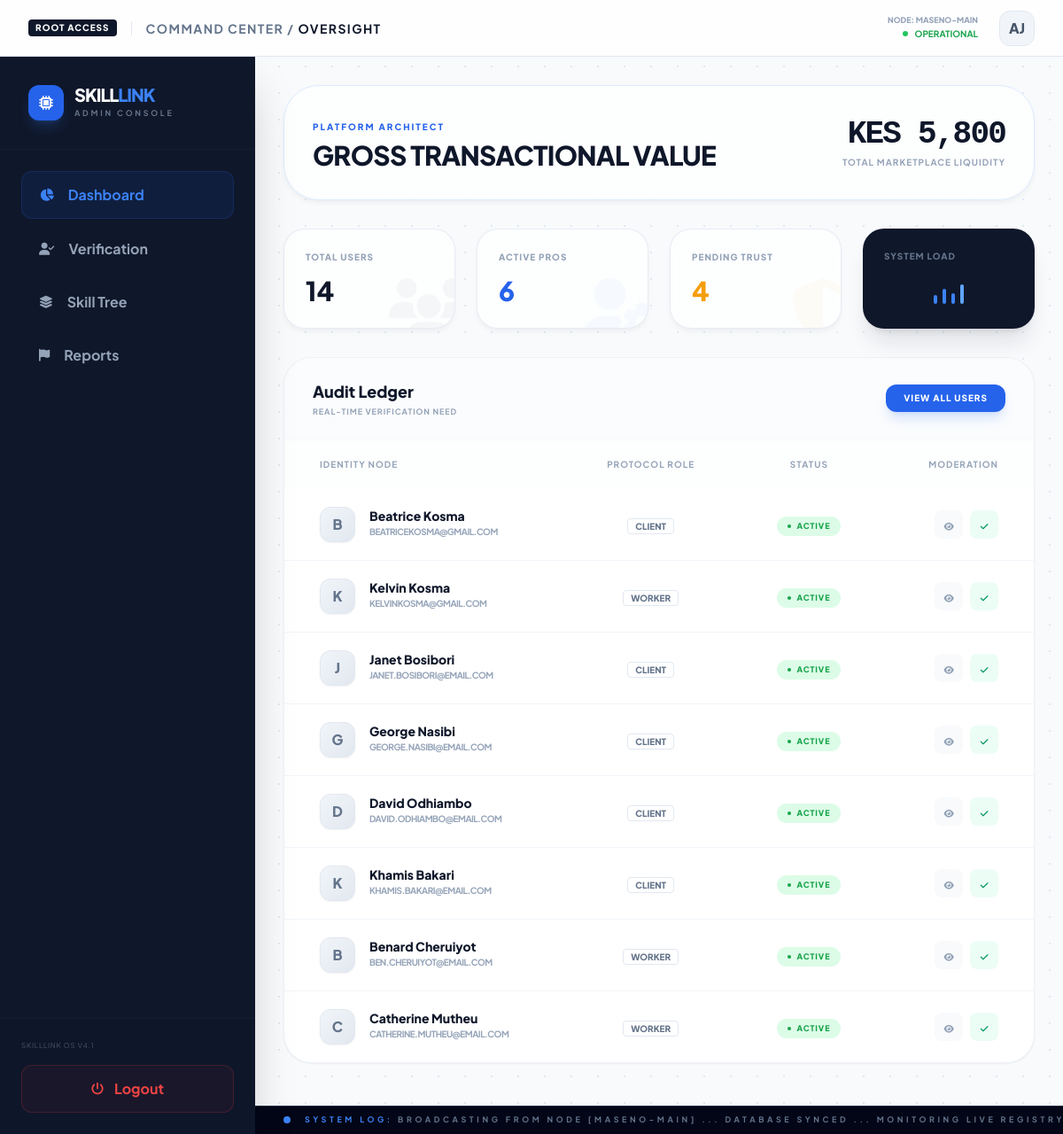
Screenshot of /admin/dashboard.php (signed in) with the database file from the repository.
### tables this page shows
CREATE TABLE `users` (
  `id` int(11) NOT NULL,
  `full_name` varchar(255) NOT NULL,
  `email` varchar(255) NOT NULL,
  `phone` varchar(20) NOT NULL,
  `county` varchar(100) NOT NULL,
  `area` varchar(100) NOT NULL,
  `password` varchar(255) NOT NULL,
  `role` enum('client','worker','admin') NOT NULL,
  `status` enum('active','suspended') DEFAULT 'active',
  `created_at` timestamp NOT NULL DEFAULT current_timestamp()
);

### admin/dashboard.php (the view, shortened to what this page needs)
<?php
$base_path = dirname(__DIR__) . DIRECTORY_SEPARATOR;
require_once $base_path . 'includes' . DIRECTORY_SEPARATOR . 'config.php';
$recent_users = null;
$stats = ['users' => 0, 'workers' => 0, 'pending' => 0, 'gtv' => 0];
try {
    $stats['users'] = $conn->query("SELECT COUNT(*) FROM users")->fetch_row()[0] ?? 0;
    $stats['workers'] = $conn->query("SELECT COUNT(*) FROM users WHERE role='worker' AND status='active'")->fetch_row()[0] ?? 0;
    $stats['pending'] = $conn->query("SELECT COUNT(*) FROM worker_profiles WHERE is_verified = 0")->fetch_row()[0] ?? 0;
    $gtv_query = $conn->query("SELECT SUM(budget) FROM tasks WHERE status IN ('completed', 'finalized')");
    $stats['gtv'] = $gtv_query ? ($gtv_query->fetch_row()[0] ?? 0) : 0;
    $recent_users = $conn->query("SELECT id, full_name, email, role, status, created_at FROM users ORDER BY created_at DESC LIMIT 8");
} catch (Exception $e) {
    error_log("Dashboard Error: " . $e->getMessage());
}
?>
<!DOCTYPE html>
<html lang="en" class="h-full bg-slate-50">
<head>
    <script src="https://cdn.tailwindcss.com"></script>
    <link rel="stylesheet" href="https://cdnjs.cloudflare.com/ajax/libs/font-awesome/6.4.0/css/all.min.css">
</head>
<body class="h-screen overflow-hidden flex flex-col blueprint-bg">
    <header class="h-16 shrink-0 bg-white/80 backdrop-blur-md border-b border-slate-200 flex items-center justify-between px-8 z-50">
        <div class="flex items-center gap-4">
            <span class="text-[10px] font-black bg-slate-900 text-white px-2 py-0.5 rounded tracking-widest uppercase">Root Access</span>
            <h1 class="text-sm font-bold text-slate-500 uppercase tracking-widest">Command Center / <span class="text-slate-900">Oversight</span></h1>
        </div>
        <div class="flex items-center gap-6">
            <div class="text-right hidden sm:block">
                <p class="text-[9px] font-black text-slate-400 uppercase leading-none mb-1">Node: Maseno-Main</p>
                <div class="flex items-center justify-end gap-2">
                    <span class="w-1.5 h-1.5 bg-green-500 rounded-full animate-pulse"></span>
                    <span class="text-[10px] font-bold text-green-600">OPERATIONAL</span>
                </div>
            </div>
            <div class="w-10 h-10 rounded-xl bg-slate-100 border border-slate-200 flex items-center justify-center font-black text-slate-600">AJ</div>
        </div>
    </header>
    <div class="flex flex-1 overflow-hidden">
        <aside class="w-72 bg-slate-900 text-white flex flex-col h-full flex-none shadow-2xl z-40 relative">
            <div class="p-8 border-b border-slate-800/50">
                <div class="flex items-center gap-3">
                    <div class="w-10 h-10 bg-blue-600 rounded-xl flex items-center justify-center shadow-lg shadow-blue-500/20">
                        <i class="fas fa-microchip text-white"></i>
                    </div>
                    <div>
                        <h2 class="text-xl font-black tracking-tighter uppercase leading-none">Skill<span class="text-blue-500">Link</span></h2>
                        <p class="text-[9px] uppercase tracking-[0.3em] text-slate-500 font-bold mt-1">Admin Console</p>
                    </div>
                </div>
            </div>
            <nav class="flex-1 p-6 space-y-2 overflow-y-auto custom-scrollbar">
                <a href="dashboard.php" class="flex items-center gap-4 px-5 py-3.5 bg-blue-600/10 text-blue-500 rounded-xl font-bold transition-all border border-blue-600/20">
                    <i class="fas fa-chart-pie text-sm"></i> Dashboard
                </a>
                <a href="verifications.php" class="flex items-center gap-4 px-5 py-3.5 text-slate-400 hover:text-white hover:bg-slate-800/50 rounded-xl font-bold transition-all group">
                    <i class="fas fa-user-check group-hover:text-blue-500 text-sm"></i> Verification
                </a>
                <a href="skills.php" class="flex items-center gap-4 px-5 py-3.5 text-slate-400 hover:text-white hover:bg-slate-800/50 rounded-xl font-bold transition-all group">
                    <i class="fas fa-layer-group group-hover:text-blue-500 text-sm"></i> Skill Tree
                </a>
                <a href="reports.php" class="flex items-center gap-4 px-5 py-3.5 text-slate-400 hover:text-white hover:bg-slate-800/50 rounded-xl font-bold transition-all group">
                    <i class="fas fa-flag group-hover:text-blue-500 text-sm"></i> Reports
                </a>
            </nav>
            <div class="p-6 border-t border-slate-800/50 bg-slate-900/50">
                <p class="text-[8px] text-slate-600 uppercase tracking-widest mb-4">SkillLink OS v4.1</p>
                <a href="../auth/logout.php" class="flex items-center justify-center gap-3 w-full py-3.5 bg-red-500/5 text-red-500 rounded-xl font-bold hover:bg-red-500 hover:text-white transition-all duration-300 border border-red-500/20">
                    <i class="fas fa-power-off text-sm"></i> Logout
                </a>
            </div>
        </aside>
        <section class="flex-1 h-full overflow-y-auto custom-scrollbar scroll-smooth">
            <div class="p-8 space-y-8 pb-12">
                <div class="hud-card p-8 rounded-[2.5rem] border-blue-100 flex justify-between items-center">
                    <div>
                        <span class="text-[10px] font-black text-blue-600 uppercase tracking-[0.2em]">Platform Architect</span>
                        <h1 class="text-3xl font-black tracking-tight mt-1 text-slate-900 uppercase">Gross Transactional Value</h1>
                    </div>
                    <div class="text-right">
                        <p class="text-4xl font-black text-slate-900 font-mono tracking-tighter">KES <?= number_format($stats['gtv'], 0); ?></p>
                        <p class="text-[10px] font-bold text-slate-400 uppercase tracking-widest mt-1">Total Marketplace Liquidity</p>
                    </div>
                </div>
                <div class="grid grid-cols-1 md:grid-cols-2 lg:grid-cols-4 gap-6">
                    <div class="hud-card p-6 rounded-3xl relative overflow-hidden group">
                        <p class="text-[10px] uppercase tracking-widest text-slate-400 font-black mb-3">Total Users</p>
                        <h3 class="text-3xl font-black text-slate-900"><?= number_format($stats['users']); ?></h3>
                        <div class="absolute -right-4 -bottom-4 opacity-[0.03] group-hover:opacity-[0.07] transition-opacity text-slate-900"><i class="fas fa-users text-7xl"></i></div>
                    </div>
                    <div class="hud-card p-6 rounded-3xl relative overflow-hidden group">
                        <p class="text-[10px] uppercase tracking-widest text-slate-400 font-black mb-3">Active Pros</p>
                        <h3 class="text-3xl font-black text-blue-600"><?= number_format($stats['workers']); ?></h3>
                        <div class="absolute -right-4 -bottom-4 opacity-[0.03] group-hover:opacity-[0.07] transition-opacity text-blue-600"><i class="fas fa-user-gear text-7xl"></i></div>
                    </div>
                    <div class="hud-card p-6 rounded-3xl relative overflow-hidden group">
                        <p class="text-[10px] uppercase tracking-widest text-slate-400 font-black mb-3">Pending Trust</p>
                        <h3 class="text-3xl font-black text-amber-500"><?= number_format($stats['pending']); ?></h3>
                        <div class="absolute -right-4 -bottom-4 opacity-[0.03] group-hover:opacity-[0.07] transition-opacity text-amber-500"><i class="fas fa-shield-halved text-7xl"></i></div>
                    </div>
                    <div class="bg-slate-900 p-6 rounded-3xl shadow-xl shadow-slate-900/10 text-white flex flex-col justify-between overflow-hidden relative">
                        <p class="text-[10px] uppercase tracking-widest text-slate-500 font-black">System Load</p>
                        <div class="flex justify-center gap-1.5 h-6 items-end mb-1">
                            <div class="w-1 bg-blue-500 rounded-full animate-[bounce_1.2s_infinite_100ms] h-[40%]"></div>
                            <div class="w-1 bg-blue-500 rounded-full animate-[bounce_1.2s_infinite_200ms] h-[70%]"></div>
                            <div class="w-1 bg-blue-500 rounded-full animate-[bounce_1.2s_infinite_300ms] h-[50%]"></div>
                            <div class="w-1 bg-blue-400 rounded-full animate-[bounce_1.2s_infinite_400ms] h-[90%]"></div>
                        </div>
                    </div>
                </div>
                <div class="bg-white rounded-[2rem] shadow-sm border border-slate-200/60 overflow-hidden">
                    <div class="px-8 py-6 border-b border-slate-50 flex justify-between items-center bg-slate-50/50">
                        <div>
                            <h2 class="text-lg font-black text-slate-900">Audit Ledger</h2>
                            <p class="text-[9px] font-bold text-slate-400 uppercase tracking-widest mt-0.5">Real-time Verification Need</p>
                        </div>
                        <a href="users_registry.php" class="text-[10px] font-black bg-blue-600 text-white px-5 py-2 rounded-xl uppercase tracking-widest shadow-lg shadow-blue-500/20 hover:bg-blue-700 transition-colors">
                            View All Users
                        </a>
                    </div>
                    <div class="overflow-x-auto">
                        <table class="w-full text-left">
                            <thead>
                                <tr class="text-[10px] uppercase tracking-widest text-slate-400 font-black bg-slate-50/30">
                                    <th class="px-10 py-5">Identity Node</th>
                                    <th class="px-10 py-5 text-center">Protocol Role</th>
                                    <th class="px-10 py-5 text-center">Status</th>
                                    <th class="px-10 py-5 text-right">Moderation</th>
                                </tr>
                            </thead>
                            <tbody class="divide-y divide-slate-100">
                                <?php if($recent_users && $recent_users->num_rows > 0): ?>
                                    <?php while($row = $recent_users->fetch_assoc()): ?>
                                    <tr class="hover:bg-blue-50/30 transition-all group">
                                        <td class="px-10 py-5">
                                            <div class="flex items-center gap-4">
                                                <div class="w-10 h-10 rounded-xl bg-gradient-to-br from-slate-100 to-slate-200 flex items-center justify-center font-black text-slate-500 group-hover:from-blue-600 group-hover:to-blue-500 group-hover:text-white transition-all duration-500 shadow-sm border border-slate-200">
                                                    <?= strtoupper(substr($row['full_name'], 0, 1)); ?>
                                                </div>
                                                <div>
                                                    <p class="text-sm font-extrabold text-slate-900 leading-none mb-1"><?= htmlspecialchars($row['full_name']); ?></p>
                                                    <p class="text-[10px] text-slate-400 font-bold uppercase tracking-tighter"><?= htmlspecialchars($row['email']); ?></p>
                                                </div>
                                            </div>
                                        </td>
                                        <td class="px-10 py-5 text-center">
                                            <span class="text-[10px] font-black uppercase text-slate-500 border border-slate-200 px-2 py-0.5 rounded">
                                                <?= $row['role']; ?>
                                            </span>
                                        </td>
                                        <td class="px-10 py-5 text-center">
                                            <span class="inline-flex items-center gap-1.5 px-3 py-1 rounded-full text-[9px] font-black uppercase tracking-widest
                                                <?= $row['status'] === 'active' ? 'bg-green-100 text-green-600' : 'bg-amber-100 text-amber-600'; ?>">
                                                <span class="w-1 h-1 rounded-full bg-current animate-pulse"></span>
                                                <?= $row['status']; ?>
                                            </span>
                                        </td>
                                        <td class="px-10 py-5 text-right">
                                            <div class="flex justify-end gap-2">
                                                <button title="Examine Node" class="w-8 h-8 rounded-lg bg-slate-50 text-slate-400 hover:bg-slate-900 hover:text-white transition-all"><i class="fas fa-eye text-[10px]"></i></button>
                                                <button title="Verify Protocol" class="w-8 h-8 rounded-lg bg-emerald-50 text-emerald-600 hover:bg-emerald-600 hover:text-white transition-all"><i class="fas fa-check text-[10px]"></i></button>
                                            </div>
                                        </td>
                                    </tr>
                                    <?php endwhile; ?>
                                <?php else: ?>
                                    <tr><td colspan="4" class="p-10 text-center text-slate-400 text-sm font-medium">No recent registrations found. System standing by...</td></tr>
                                <?php endif; ?>
                            </tbody>
                        </table>
                    </div>
                </div>
            </div>
            <footer class="h-8 shrink-0 bg-slate-950 border-t border-slate-800 flex items-center px-8 overflow-hidden">
                <div class="flex items-center gap-4">
                    <span class="w-2 h-2 bg-blue-500 rounded-full animate-ping"></span>
                    <p class="text-[9px] font-bold text-slate-500 uppercase tracking-[0.4em] whitespace-nowrap">
                        <span class="text-blue-500">SYSTEM LOG:</span> BROADCASTING FROM NODE [MASENO-MAIN] ... DATABASE SYNCED ... MONITORING LIVE REGISTRY ENTRIES
                    </p>
                </div>
            </footer>
        </section>
    </div>
</body>
</html>

### admin/dashboard.php (style rules this page uses)
body { font-family: 'Plus Jakarta Sans', sans-serif; }
.font-mono { font-family: 'JetBrains Mono', monospace; }
.blueprint-bg { background-image: radial-gradient(#e2e8f0 1.1px, transparent 1.1px); background-size: 30px 30px; }
.hud-card { background: rgba(255, 255, 255, 0.7); backdrop-filter: blur(12px); border: 1px solid rgba(226, 232, 240, 0.8); box-shadow: 0 4px 6px -1px rgba(0, 0, 0, 0.05); transition: all 0.3s cubic-bezier(0.4, 0, 0.2, 1); }

### rows the page displays
users: full_name "B", full_name "Beatrice Kosma", email "BEATRICEKOSMA@GMAIL.COM", role "CLIENT", status "ACTIVE"
users: full_name "K", full_name "Kelvin Kosma", email "KELVINKOSMA@GMAIL.COM", role "WORKER", status "ACTIVE"
users: full_name "J", full_name "Janet Bosibori", email "JANET.BOSIBORI@EMAIL.COM", role "CLIENT", status "ACTIVE"
users: full_name "G", full_name "George Nasibi", email "GEORGE.NASIBI@EMAIL.COM", role "CLIENT", status "ACTIVE"
users: full_name "D", full_name "David Odhiambo", email "DAVID.ODHIAMBO@EMAIL.COM", role "CLIENT", status "ACTIVE"
users: full_name "K", full_name "Khamis Bakari", email "KHAMIS.BAKARI@EMAIL.COM", role "CLIENT", status "ACTIVE"
users: full_name "B", full_name "Benard Cheruiyot", email "BEN.CHERUIYOT@EMAIL.COM", role "WORKER", status "ACTIVE"
users: full_name "C", full_name "Catherine Mutheu", email "CATHERINE.MUTHEU@EMAIL.COM", role "WORKER", status "ACTIVE"

### other values shown
$stats['gtv'] "5,800"
$stats['users'] "14"
$stats['workers'] "6"
$stats['pending'] "4"
